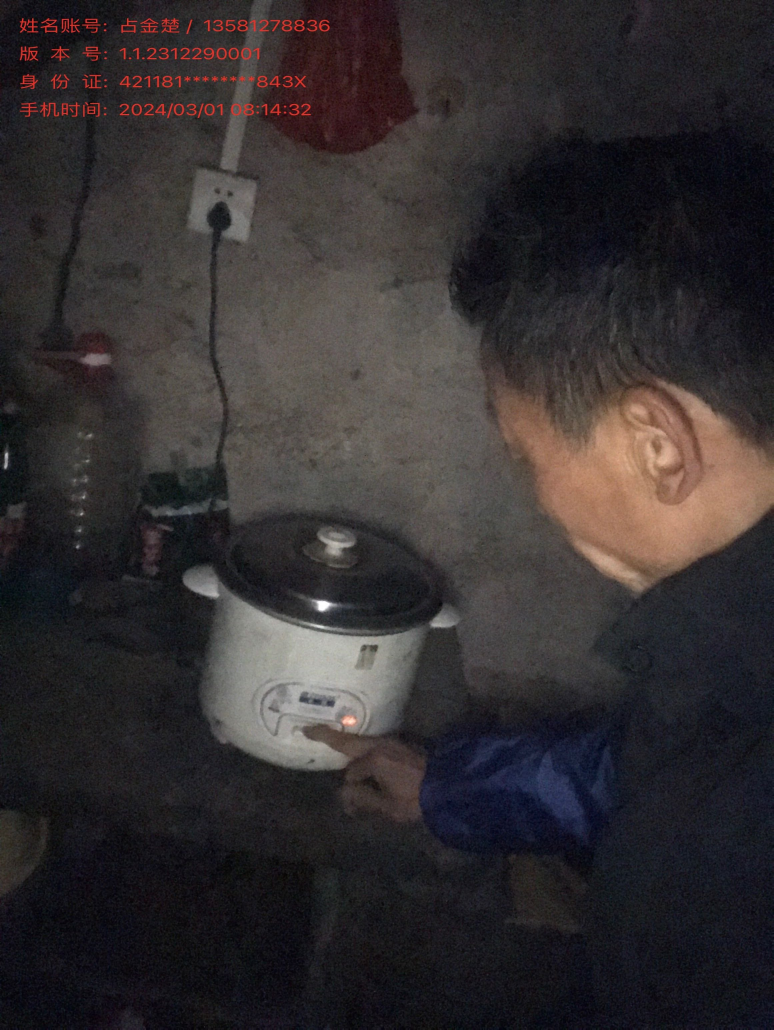
#> input picture yoloWorld_detectSeg_backend/scripts/compress_save.jpg, 2320 x 3088 px (shown at 1/3 size)
$ python -i tta.py   (imports and definitions only)
#> lines starting #> are read from the running program, lines starting #| are printed output that depends on the picture
import cv2
import numpy as np
from torchvision import transforms
from PIL import ImageFilter, ImageEnhance,Image
from torchvision.transforms import InterpolationMode


class histogramTransform:
    def __init__(self):
        pass

    def __call__(self, image):
        img = np.array(image)
        img_yuv = cv2.cvtColor(img, cv2.COLOR_RGB2YUV)
#> img_yuv: shape (3088, 2320, 3); mean of channels 0, 1, 2 48.7, 127.8, 130.9
        clahe = cv2.createCLAHE(clipLimit=2.0, tileGridSize=(8, 8))
        img_yuv[:, :, 0] = clahe.apply(img_yuv[:, :, 0])
#> img_yuv: shape (3088, 2320, 3); mean of channels 0, 1, 2 75.7, 127.8, 130.9
        img_output = cv2.cvtColor(img_yuv, cv2.COLOR_YUV2RGB)
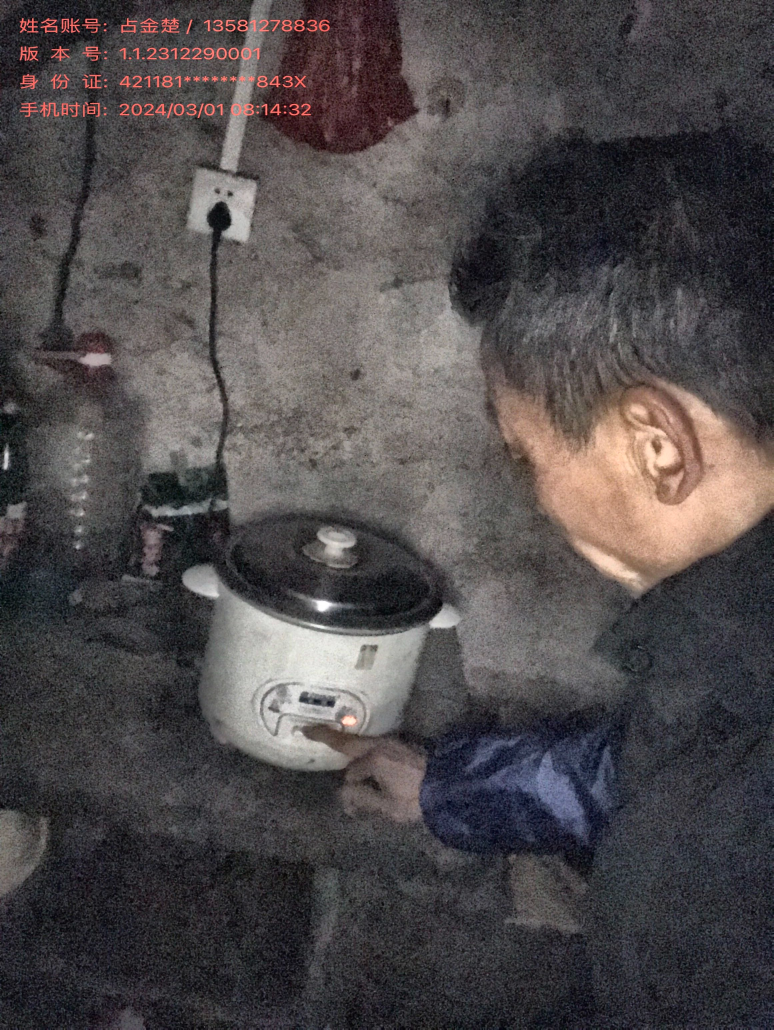
#> img_output: shape (3088, 2320, 3) (shown at 1/3 size); mean R, G, B 79, 74, 75.3
        return Image.fromarray(img_output)

class brightTransform:
    def __init__(self):
        pass

    def __call__(self, image):
        image = image.filter(ImageFilter.GaussianBlur(0.3))
        b = ImageEnhance.Brightness(image)
        return b.enhance(1.5)

class contrastTransform:
    def __init__(self):
        pass

    def __call__(self, image):
        enh_con = ImageEnhance.Contrast(image)
        image = enh_con.enhance(2)

        enhancer = ImageEnhance.Sharpness(image)
        image = enhancer.enhance(2)
        return image

# [32 lines that did not run here, left out]

>>> import cv2
>>> picture = cv2.cvtColor(cv2.imread('../../../scripts/compress_save.jpg'), cv2.COLOR_BGR2RGB)
>>> result = histogramTransform()(picture)
